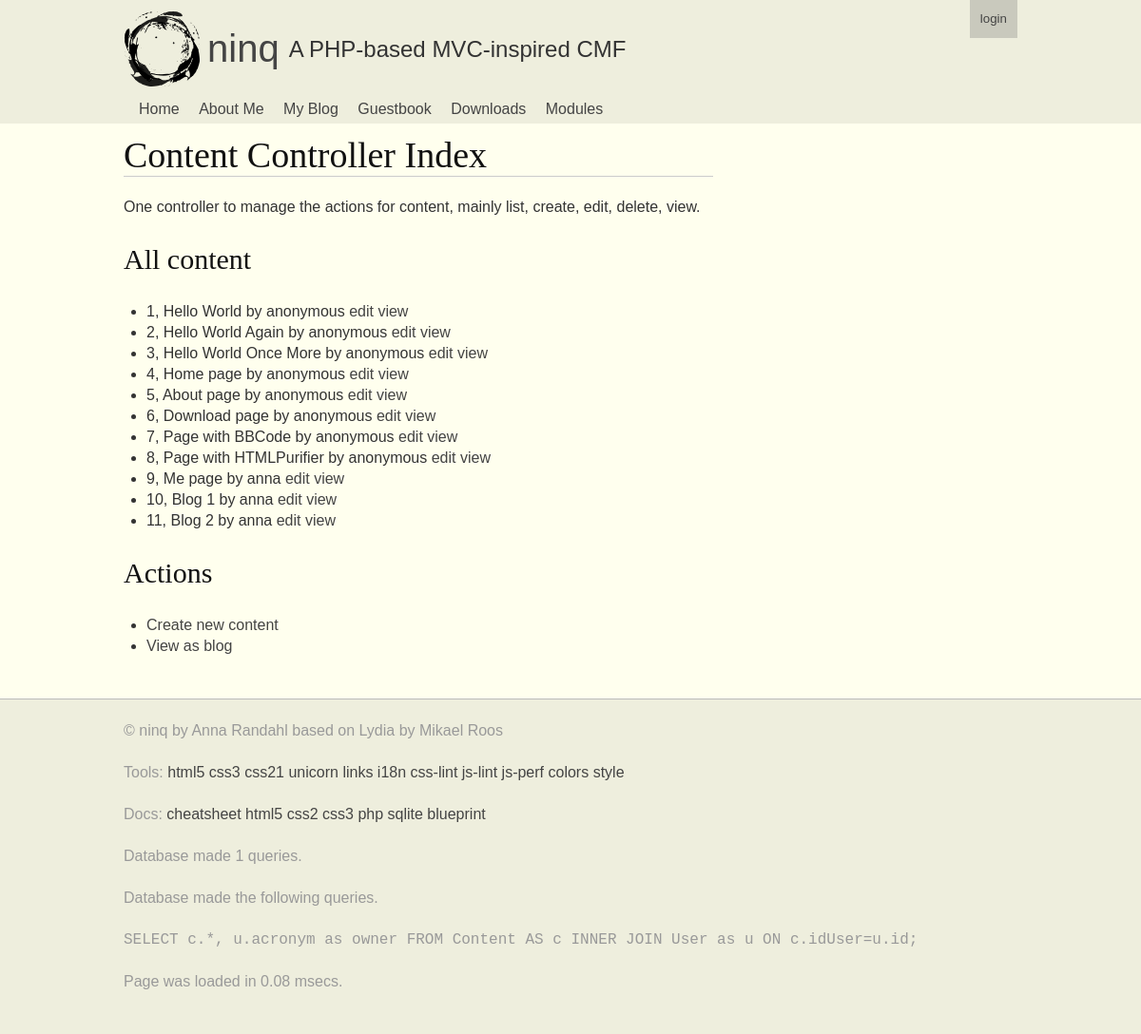
/content, run on an earlier commit of the app's database.
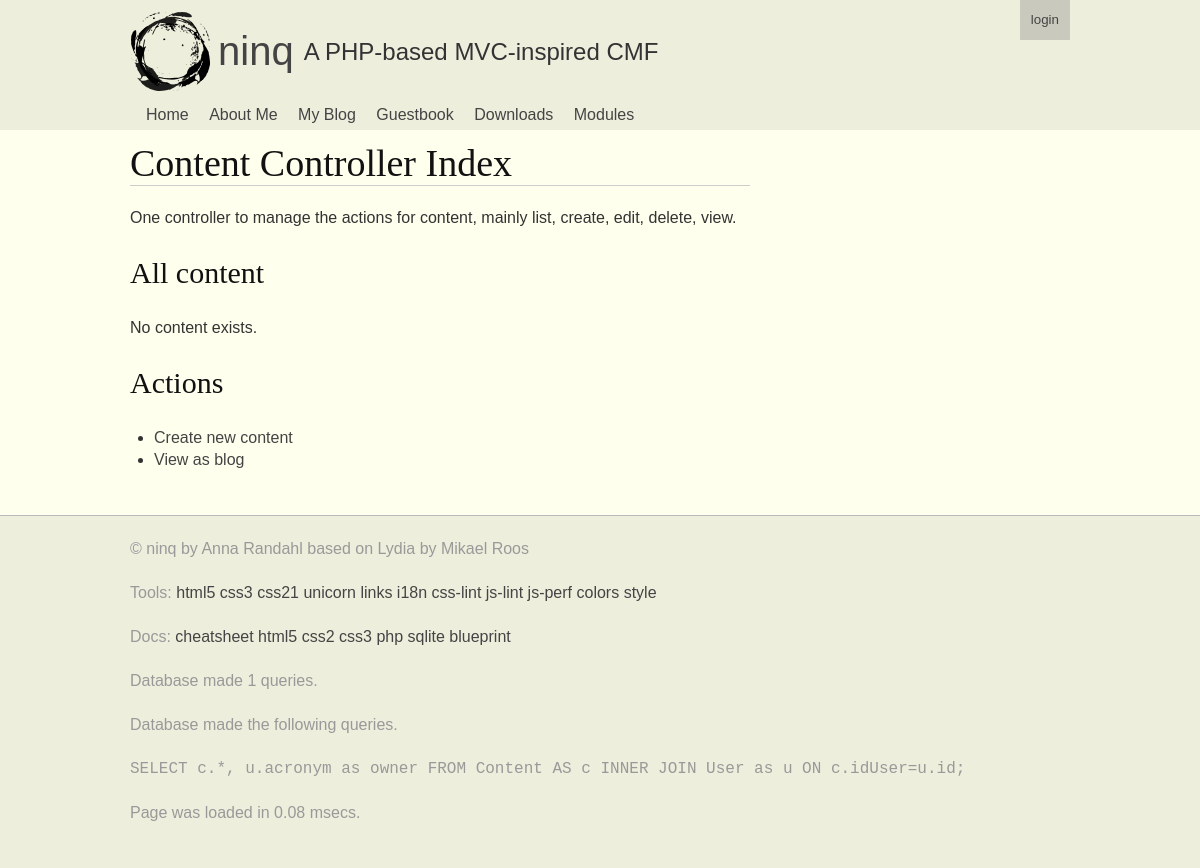
And on a later commit of the database.
### tables this page shows
CREATE TABLE Content (
          			  	 id INTEGER PRIMARY KEY, 
          			  	 key TEXT KEY, 
          			  	 type TEXT, 
          			  	 title TEXT, 
          			  	 data TEXT, 
          			  	 filter TEXT, 
          			  	 idUser INT, 
          			  	 created DATETIME default (datetime('now')), 
          			  	 updated DATETIME default NULL, 
          			  	 deleted DATETIME default NULL,
          			  	 FOREIGN KEY(idUser) REFERENCES User(id));

CREATE TABLE User (
        				id INTEGER PRIMARY KEY,
        				acronym TEXT KEY,
        				name TEXT,
        				email TEXT,
        				algorithm TEXT,
        				salt TEXT,
        				password TEXT,
        				created DATETIME default (datetime('now')),
        				updated DATETIME default NULL
        				);

### index.php (called while the page is built, shortened)
<?php
	require(NINQ_INSTALL_PATH.'/src/Cninq/bootstrap.php');
	$ninq = Cninq::Instance();
	$ninq->FrontControllerRoute();
	$ninq->ThemeEngineRender();

### src/Cninq/bootstrap.php (called while the page is built, shortened)
<?php
	function autoload($aClassName) {
	$classFile = "/src/{$aClassName}/{$aClassName}.php";
	$file1 = NINQ_SITE_PATH . $classFile;
	$file2 = NINQ_INSTALL_PATH . $classFile;
    }

### src/CRequest/CRequest.php (called while the page is built, shortened)
<?php
	class CRequest {
  public function __construct($urlType=0) {
    $this->cleanUrl       = $urlType= 1 ? true : false;
  }
	public function CreateUrl($url=null, $method=null, $arguments=null) {
	 if(!empty($url) && (strpos($url, '://') || $url[0] == '/')) {
	 	 return $url;
	 }
	 $prepend = $this->base_url;
	 $url = trim($url, '/');
	 $method = empty($method) ? null : '/' . trim($method, '/');
	 $arguments = empty($arguments) ? null : '/' . trim($arguments, '/');
	 return $prepend . rtrim("$url$method$arguments", '/');
	}
	public function Init($baseUrl = null, $routing=null) {
        $scriptName = $_SERVER['SCRIPT_NAME'];
       	$currentUrl = $this->GetCurrentUrl();
       	$parts      = parse_url($currentUrl);
       	$baseUrl    = !empty($baseUrl) ? $baseUrl : "{$parts['scheme']}://{$parts['host']}" . (isset($parts['port']) ? ":{$parts['port']}" : '') . rtrim(dirname($scriptName), '/');
       	$this->base_url     = rtrim($baseUrl, '/') . '/';
	}
  	public function GetCurrentUrl() {
  	$url = "http";
  	$url .= (@$_SERVER["HTTPS"] == "on") ? 's' : '';
  	$url .= "://";
  	$serverPort = ($_SERVER["SERVER_PORT"] == "80") ? '' :
  	(($_SERVER["SERVER_PORT"] == 443 && @$_SERVER["HTTPS"] == "on") ? '' : ":{$_SERVER['SERVER_PORT']}");
  	$url .= $_SERVER["SERVER_NAME"] . $serverPort . htmlspecialchars($_SERVER["REQUEST_URI"]);
  	return $url;
	}
}

### themes/functions.php (called while the page is built, shortened)
<?php
 function create_url($urlOrController=null, $method=null, $arguments=null) {
  return Cninq::Instance()->CreateUrl($urlOrController, $method, $arguments);
}
 function render_views($region ='default') {
  return Cninq::Instance()->views->Render($region);
}

### src/CDatabase/CDatabase.php (called while the page is built, shortened)
<?php
class CDatabase {
  private $db = null;
  public function __construct($dsn, $username = null, $password = null, $driver_options = null) {
    $this->db = new PDO($dsn, $username, $password, $driver_options);
    $this->db->SetAttribute(PDO::ATTR_ERRMODE, PDO::ERRMODE_EXCEPTION);
  }
  public function ExecuteSelectQueryAndFetchAll($query, $params=array()){
    $this->stmt = $this->db->prepare($query);
    $this->stmt->execute($params);
    return $this->stmt->fetchAll(PDO::FETCH_ASSOC);
  }
}

### src/CMContent/CMContent.php (called while the page is built, shortened)
<?php
    class CMContent extends CObject implements IHasSQL, ArrayAccess, IModule {
      public static function SQL($key=null) {
      	$order_order = isset($args['order-order']) ? $args['order-order'] : 'ASC';
      	$order_by = isset($args['order-by']) ? $args['order-by'] : 'id';
        $queries = array(
          'drop table content'        => "DROP TABLE IF EXISTS Content;",
          'create table content'      => "CREATE TABLE IF NOT EXISTS Content (
          			  	 id INTEGER PRIMARY KEY,
          			  	 key TEXT KEY,
          			  	 type TEXT,
          			  	 title TEXT,
          			  	 data TEXT,
          			  	 filter TEXT,
          			  	 idUser INT,
          			  	 created DATETIME default (datetime('now')),
          			  	 updated DATETIME default NULL,
          			  	 deleted DATETIME default NULL,
          			  	 FOREIGN KEY(idUser) REFERENCES User(id));",
          'insert content'            => 'INSERT INTO Content (key,type,title,data,filter,idUser) VALUES (?,?,?,?,?,?);',
          'select * by id'            => 'SELECT c.*, u.acronym as owner FROM Content AS c INNER JOIN User as u ON c.idUser=u.id WHERE c.id=?;',
          'select * by key'           => 'SELECT c.*, u.acronym as owner FROM Content AS c INNER JOIN User as u ON c.idUser=u.id WHERE c.key=?;',
          'select * by type'	      => "SELECT c.*, u.acronym as owner FROM Content AS c INNER JOIN User as u ON c.idUser=u.id WHERE type=? ORDER BY {$order_by} {$order_order};",
          'select *'                  => 'SELECT c.*, u.acronym as owner FROM Content AS c INNER JOIN User as u ON c.idUser=u.id;',
          'update content'            => "UPDATE Content SET key=?, type=?, title=?, data=?, filter=?, updated=datetime('now') WHERE id=?;",
          'update content as deleted' => "UPDATE Content SET deleted=datetime('now') WHERE id=?;",
         );
        return $queries[$key];
      }
      public function ListAll($args=null) {
        try {
          if(isset($args) && isset($args['type'])){
          	  return $this->db->ExecuteSelectQueryAndFetchAll(self::SQL('select * by type', $args), array($args['type']));
          } else{
          	  return $this->db->ExecuteSelectQueryAndFetchAll(self::SQL('select *', $args));
          }
        } catch(Exception $e) {
          return null;
        }
      }
}

### src/CCContent/CCContent.php (called while the page is built, shortened)
<?php
    class CCContent extends CObject implements IController {
      public function Index() {
        $content = new CMContent();
        $this->views->SetTitle('Content Controller')
                    ->AddInclude(__DIR__ . '/index.tpl.php', array(
                      'contents' => $content->ListAll(),
                    ));
      }
    }

### src/CCContent/index.tpl.php (the view)
<h1>Content Controller Index</h1>
<p>One controller to manage the actions for content, mainly list, create, edit, delete, view.</p>
<h2>All content</h2>
<?php if($contents != null):?>
  <ul>
  <?php foreach($contents as $val):?>
    <li><?=$val['id']?>, <?=$val['title']?> by <?=$val['owner']?> <a href='<?=create_url("content/edit/{$val['id']}")?>'>edit</a> <a href='<?=create_url("page/view/{$val['id']}")?>'>view</a>
  <?php endforeach; ?>
  </ul>
<?php else:?>
  <p>No content exists.</p>
<?php endif;?>
<h2>Actions</h2>
<ul>
  <li><a href='<?=create_url('content/create')?>'>Create new content</a>
  <li><a href='<?=create_url('blog')?>'>View as blog</a>
</ul>

### src/Cninq/Cninq.php (shortened to what the changed rows need)
<?php
class Cninq implements ISingleton {
   private static $instance = null;
   public $config = array();
   public $request;
   public $data;
   public $views;
   protected function __construct() {
      $this->views = new CViewContainer();
   }
  public static function Instance() {
          if(self::$instance == null) {
             self::$instance = new Cninq();
          }
          return self::$instance;
  }
  public function FrontControllerRoute() {
    $this->request = new CRequest($this->config['url_type']);
    $this->request->Init($this->config['base_url'], $this->config['routing']);
    $controller = $this->request->controller;
    $method     = $this->request->method;
    $arguments  = $this->request->arguments;
    $controllerExists    = isset($this->config['controllers'][$controller]);
    $controllerEnabled   = false;
    $className           = false;
    $classExists         = false;
    if($controllerExists) {
      $controllerEnabled = ($this->config['controllers'][$controller]['enabled'] == true);
      $className         = $this->config['controllers'][$controller]['class'];
      $classExists       = class_exists($className);
    }
    if($controllerExists && $controllerEnabled && $classExists) {
       $rc = new ReflectionClass($className);
       if($rc->implementsInterface('IController')) {
             $formattedMethod = str_replace(array('_', '-'), '', $method);
       	       if($rc->hasMethod($formattedMethod)) {
       	       	       $controllerObj = $rc->newInstance();
       	       	       $methodObj = $rc->getMethod($formattedMethod);
       	       	       if($methodObj->isPublic()) {
       	       	       	       $methodObj->invokeArgs($controllerObj, $arguments);
       	       	       } else {
       	       	       	       die("404. " . get_class() . ' error: Controller method not public.');
       	       	       }
       	       } else {
       	       	       die("404. " . get_class() . ' error: Controller does not contain method.');
       	       }
       	} else {
       		die('404. ' . get_class() . ' error: Controller does not implement interface IController.');
        }
    } else {
     die('404. Page is not found.');
    }
  }
  public function ThemeEngineRender() {
    $themePath    = NINQ_INSTALL_PATH . '/' . $this->config['theme']['path'];
    $parentPath = null;
    if(isset($this->config['theme']['parent'])) {
      $parentPath = NINQ_INSTALL_PATH . '/' . $this->config['theme']['parent'];
    }
    $this->data['stylesheet'] = $this->config['theme']['stylesheet'];
    if(is_array($this->config['theme']['menu_to_region'])) {
      foreach($this->config['theme']['menu_to_region'] as $key => $val) {
        $this->views->AddString($this->DrawMenu($key), null, $val);
      }
    }
    include(NINQ_INSTALL_PATH . '/themes/functions.php');
    if($parentPath) {
      if(is_file("{$parentPath}/functions.php")) {
        include "{$parentPath}/functions.php";
      }
    }
    extract($this->data);
    extract($this->views->GetData());
    $templateFile = (isset($this->config['theme']['template_file'])) ? $this->config['theme']['template_file'] : 'default.tpl.php';
    if(is_file("{$themePath}/{$templateFile}")) {
      include("{$themePath}/{$templateFile}");
    } else if(is_file("{$parentPath}/{$templateFile}")) {
      include("{$parentPath}/{$templateFile}");
    } else {
      throw new Exception('No such template file.');
    }
  }
 public function CreateUrl($urlOrController=null, $method=null, $arguments=null) {
    return $this->request->CreateUrl($urlOrController, $method, $arguments);
  }
  public function DrawMenu($menu) {
    $items = null;
    if(isset($this->config['menus'][$menu])) {
      foreach($this->config['menus'][$menu] as $val) {
        $selected = null;
        $items .= "<li><a {$selected} href='" . $this->CreateUrl($val['url']) . "'>{$val['label']}</a></li>\n";
      }
    } else {
      throw new Exception('No such menu.');
    }
    return "<ul class='menu {$menu}'>\n{$items}</ul>\n";
  }
}

### src/CViewContainer/CViewContainer.php (shortened to what the changed rows need)
<?php
class CViewContainer {
  	 private $views = array();
  	 public function AddInclude($file, $variables=array(), $region='default') {
  	 $this->views[$region][] = array('type' => 'include', 'file' => $file, 'variables' => $variables);
  	 return $this;
  }
  	public function AddString($string, $variables=array(), $region='default') {
  	$this->views[$region][] = array('type' => 'string', 'string' => $string, 'variables' => $variables);
  	return $this;
  }
 	  public function Render($region='default') {
 	   if(!isset($this->views[$region])) return;
 	   foreach($this->views[$region] as $view) {
 	   	   switch($view['type']) {
 	   	   case 'include': if(isset($view['variables'])) extract($view['variables']); include($view['file']); break;
 	   	   case 'string': if(isset($view['variables'])) extract($view['variables']); echo $view['string']; break;
 	   	   }
 	   }
 	  }
}

What changed in the data, as far as the page shows it:
no longer on this page (row edited): content: id "1", title "Hello World", idUser.acronym "anonymous"
no longer on this page (row edited): content: id "2", title "Hello World Again", idUser.acronym "anonymous"
no longer on this page (row edited): content: id "3", title "Hello World Once More", idUser.acronym "anonymous"
no longer on this page (row edited): content: id "4", title "Home page", idUser.acronym "anonymous"
no longer on this page (row edited): content: id "5", title "About page", idUser.acronym "anonymous"
no longer on this page (row edited): content: id "6", title "Download page", idUser.acronym "anonymous"
no longer on this page (row edited): content: id "7", title "Page with BBCode", idUser.acronym "anonymous"
no longer on this page (row edited): content: id "8", title "Page with HTMLPurifier", idUser.acronym "anonymous"
removed content: id "9", title "Me page", idUser.acronym "anna"
removed content: id "10", title "Blog 1", idUser.acronym "anna"
removed content: id "11", title "Blog 2", idUser.acronym "anna"
Also different on the page:
new list line: "No content exists."
